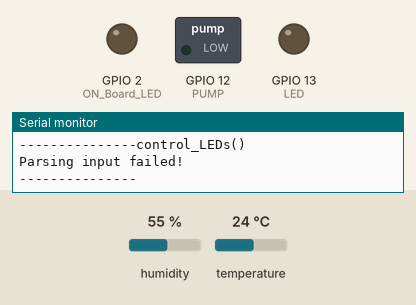
A sketch run on a simulated ESP32. Shown: switched loads named in the sketch (green lamp = pin HIGH), output pins drawn as LEDs (lit = HIGH), the last lines printed to the serial monitor. The inputs (shaded band) are chosen by the test bench; at power-on: humidity 55 %, temperature 24 °C. WiFi joins after 1.5 s; servers stay silent unless stated; uploads are accepted with an empty reply.

Above: at 6.2 s.
At 11.03 s:
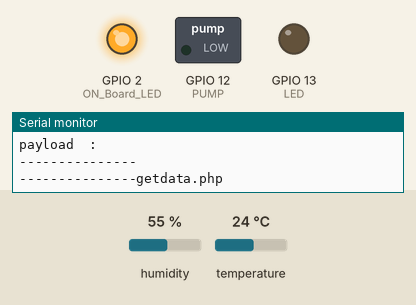
Timing chart, 0 to 11.8 s (numbered marks = the images above):
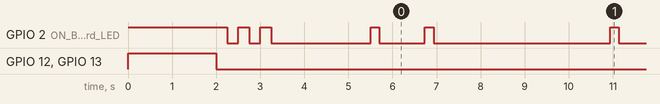

Measured:
- by itself, GPIO 2 (ON_Board_LED): HIGH → LOW at 2.3 s, → HIGH 0.25 s later, → LOW 0.25 s later, → HIGH 0.25 s later, … (97 changes in this stretch)
- by itself, everything shown: repeats every 5.4 s, in 4 steps

The sketch:

WebDesignDatabase.ino
```cpp
//>>>>>>>>>>>>>>>>>>>>>>>>>>>>>>>>>>>>>>>>>>>>>>>>>>>>>>>>>>>>>>>>>>>>>>>>>>>>>>>>>>>>>>>>> Final ESP32 MySQL Database
//======================================== Including the libraries.
#include <WiFi.h>
#include <HTTPClient.h>
#include <Arduino_JSON.h>
#include "DHT.h"
//========================================

//======================================== DHT sensor settings (DHT11).
#define DHTPIN 26 //--> Defines the Digital Pin connected to the DHT11 sensor.
#define DHTTYPE DHT11 //--> Defines the type of DHT sensor used. Here used is the DHT11 sensor.
DHT dht(DHTPIN, DHTTYPE); //--> Initialize DHT sensor.
//========================================

// Defines the Digital Pin of the "On Board LED".
#define ON_Board_LED 2

// Defines GPIO 13 as LED_1.
#define LED 13

// Defines GPIO 12 as LED_2.
#define PUMP 12

//======================================== SSID and Password of your WiFi router.
const char* ssid = "NoHope";
const char* password = "taptrunghocdi";
//========================================

//======================================== Variables for HTTP POST request data.
String postData = ""; //--> Variables sent for HTTP POST request data.
String payload = "";  //--> Variable for receiving response from HTTP POST.
//========================================

//======================================== Variables for DHT11 sensor data.
float send_Temp;
float send_Humd;
String send_Status_Read_DHT11 = "";
//========================================

//________________________________________________________________________________ Subroutine to control LEDs after successfully fetching data from database.
void control_LEDs() {
  Serial.println();
  Serial.println("---------------control_LEDs()");
  JSONVar myObject = JSON.parse(payload);

  // JSON.typeof(jsonVar) can be used to get the type of the var
  if (JSON.typeof(myObject) == "undefined") {
    Serial.println("Parsing input failed!");
    Serial.println("---------------");
    return;
  }

  if (myObject.hasOwnProperty("LED")) {
    Serial.print("myObject[\"LED\"] = ");
    Serial.println(myObject["LED"]);
  }

  if (myObject.hasOwnProperty("PUMP")) {
    Serial.print("myObject[\"PUMP\"] = ");
    Serial.println(myObject["PUMP"]);
  }

  if(strcmp(myObject["LED"], "ON") == 0)   {digitalWrite(LED, HIGH);  Serial.println("LED ON"); }
  if(strcmp(myObject["LED"], "OFF") == 0)  {digitalWrite(LED, LOW);   Serial.println("LED OFF");}
  if(strcmp(myObject["PUMP"], "ON") == 0)   {digitalWrite(PUMP, HIGH);  Serial.println("PUMP ON"); }
  if(strcmp(myObject["PUMP"], "OFF") == 0)  {digitalWrite(PUMP, LOW);   Serial.println("PUMP OFF");}

  Serial.println("---------------");
}
//________________________________________________________________________________

// ________________________________________________________________________________ Subroutine to read and get data from the DHT11 sensor.
void get_DHT11_sensor_data() {
  Serial.println();
  Serial.println("-------------get_DHT11_sensor_data()");

  // Reading temperature or humidity takes about 250 milliseconds!
  // Sensor readings may also be up to 2 seconds 'old' (its a very slow sensor)

  // Read temperature as Celsius (the default)
  send_Temp = dht.readTemperature();

  // Read Humidity
  send_Humd = dht.readHumidity();

  // Read temperature as Fahrenheit (isFahrenheit = true)
  // float ft = dht11_sensor.readTemperature(true);

  // Check if any reads failed.
  if (isnan(send_Temp) || isnan(send_Humd)) {
    Serial.println("Failed to read from DHT sensor!");
    send_Temp = 0.00;
    send_Humd = 0.00;
    send_Status_Read_DHT11 = "FAILED";
  } else {
    send_Status_Read_DHT11 = "SUCCEED";
  }

  Serial.printf("Temperature: ");
  Serial.println(String(send_Temp));
  Serial.printf("Humidity: ");
  Serial.println(String(send_Humd));
  Serial.println(send_Status_Read_DHT11);
  Serial.println("-------------");
}
// ________________________________________________________________________________

//________________________________________________________________________________ VOID SETUP()
void setup() {
  // put your setup code here, to run once:

  Serial.begin(115200); //--> Initialize serial communications with the PC.

  pinMode(ON_Board_LED,OUTPUT); //--> On Board LED port Direction output.
  pinMode(LED,OUTPUT); //--> LED port Direction output.
  pinMode(PUMP,OUTPUT); //--> PUMP port Direction output.

  digitalWrite(ON_Board_LED, HIGH); //--> Turn on Led On Board.
  digitalWrite(LED, HIGH); //--> Turn on LED.
  digitalWrite(PUMP, HIGH); //--> Turn on PUMP.

  delay(2000);

  digitalWrite(ON_Board_LED, LOW); //--> Turn off Led On Board.
  digitalWrite(LED, LOW); //--> Turn off Led LED.
  digitalWrite(PUMP, LOW); //--> Turn off Led PUMP.

  //---------------------------------------- Make WiFi on ESP32 in "STA/Station" mode and start connecting to WiFi Router/Hotspot.
  WiFi.mode(WIFI_STA);
  WiFi.begin(ssid, password);
  //----------------------------------------

  Serial.println();
  Serial.println("-------------");
  Serial.print("Connecting");

  //---------------------------------------- The process of connecting the WiFi on the ESP32 to the WiFi Router/Hotspot.
  // The process timeout of connecting ESP32 with WiFi Hotspot / WiFi Router is 20 seconds.
  // If within 20 seconds the ESP32 has not been successfully connected to WiFi, the ESP32 will restart.
  // I made this condition because on my ESP32, there are times when it seems like it can't connect to WiFi, so it needs to be restarted to be able to connect to WiFi.

  int connecting_process_timed_out = 20; //--> 20 = 20 seconds.
  connecting_process_timed_out = connecting_process_timed_out * 2;
  while (WiFi.status() != WL_CONNECTED) {
    Serial.print(".");
    //........................................ Make the On Board Flashing LED on the process of connecting to the wifi router.
    digitalWrite(ON_Board_LED, HIGH);
    delay(250);
    digitalWrite(ON_Board_LED, LOW);
    delay(250);
    //........................................

    //........................................ Countdown "connecting_process_timed_out".
    if(connecting_process_timed_out > 0) connecting_process_timed_out--;
    if(connecting_process_timed_out == 0) {
      delay(1000);
      ESP.restart();
    }
    //........................................
  }
  //----------------------------------------

  digitalWrite(ON_Board_LED, LOW); //--> Turn off the On Board LED when it is connected to the wifi router.

  //---------------------------------------- If successfully connected to the wifi router, the IP Address that will be visited is displayed in the serial monitor
  Serial.println();
  Serial.print("Successfully connected to : ");
  Serial.println(ssid);
  //Serial.print("IP address: ");
  //Serial.println(WiFi.localIP());
  Serial.println("-------------");
  //----------------------------------------

  // Setting up the DHT sensor (DHT11).
  dht.begin();

  delay(2000);
}
//________________________________________________________________________________

//________________________________________________________________________________ VOID LOOP()
void loop() {
  // put your main code here, to run repeatedly

  //---------------------------------------- Check WiFi connection status.
  if(WiFi.status()== WL_CONNECTED) {
    HTTPClient http;  //--> Declare object of class HTTPClient.
    int httpCode;     //--> Variables for HTTP return code.

    //........................................ Process to get LEDs data from database to control LEDs.
    postData = "id=esp32_01";
    payload = "";

    digitalWrite(ON_Board_LED, HIGH);
    Serial.println();
    Serial.println("---------------getdata.php");
    // In this project I use local server or localhost with XAMPP application.
    // So make sure all PHP files are "placed" or "saved" or "run" in the "htdocs" folder.
    // I suggest that you create a new folder for this project in the "htdocs" folder.
    // The "htdocs" folder is in the "xampp" installation folder.
    // The order of the folders I recommend:
    // xampp\htdocs\your_project_folder_name\phpfile.php
    //
    // ESP32 accesses the data bases at this line of code:
    // http.begin("http://REPLACE_WITH_YOUR_COMPUTER_IP_ADDRESS/REPLACE_WITH_PROJECT_FOLDER_NAME_IN_htdocs_FOLDER/getdata.php");
    // REPLACE_WITH_YOUR_COMPUTER_IP_ADDRESS = there are many ways to see the IP address, you can google it.
    //                                         But make sure that the IP address used is "IPv4 address".
    // Example : http.begin("http://192.168.0.0/ESP32_MySQL_Database/Final/getdata.php");
    http.begin("http://192.168.13.126/getdata.php");  //--> Specify request destination
    http.addHeader("Content-Type", "application/x-www-form-urlencoded");        //--> Specify content-type header

    httpCode = http.POST(postData); //--> Send the request
    payload = http.getString();     //--> Get the response payload

    Serial.print("httpCode : ");
    Serial.println(httpCode); //--> Print HTTP return code
    Serial.print("payload  : ");
    Serial.println(payload);  //--> Print request response payload

    http.end();  //--> Close connection
    Serial.println("---------------");
    digitalWrite(ON_Board_LED, LOW);
    //........................................

    // Calls the control_LEDs() subroutine.
    control_LEDs();

    delay(1000);

    // Calls the get_DHT11_sensor_data() subroutine.
    get_DHT11_sensor_data();

    //........................................ The process of sending the DHT11 sensor data and the state of the LEDs to the database.
    String LED_State = "";
    String PUMP_State = "";

    if (digitalRead(LED) == 1) LED_State = "ON";
    if (digitalRead(LED) == 0) LED_State = "OFF";
    if (digitalRead(PUMP) == 1) PUMP_State = "ON";
    if (digitalRead(PUMP) == 0) PUMP_State = "OFF";

    postData = "id=esp32_01";
    postData += "&temperature=" + String(send_Temp);
    postData += "&humidity=" + String(send_Humd);
    postData += "&status_read_sensor_dht11=" + send_Status_Read_DHT11;
    postData += "&led=" + LED_State;
    postData += "&pump=" + PUMP_State;
    payload = "";

    digitalWrite(ON_Board_LED, HIGH);
    Serial.println();
    Serial.println("---------------updateDHT11data_and_recordtable.php");
    // Example : http.begin("http://192.168.0.0/ESP32_MySQL_Database/Final/updateDHT11data_and_recordtable.php");
    http.begin("http://192.168.13.126/updateDHT11data_and_recordtable.php");  //--> Specify request destination
    http.addHeader("Content-Type", "application/x-www-form-urlencoded");  //--> Specify content-type header

    httpCode = http.POST(postData); //--> Send the request
    payload = http.getString();  //--> Get the response payload

    Serial.print("httpCode : ");
    Serial.println(httpCode); //--> Print HTTP return code
    Serial.print("payload  : ");
    Serial.println(payload);  //--> Print request response payload

    http.end();  //Close connection
    Serial.println("---------------");
    digitalWrite(ON_Board_LED, LOW);
    //........................................

    delay(4000);
  }
  //----------------------------------------
}
//________________________________________________________________________________
//<<<<<<<<<<<<<<<<<<<<<<<<<<<<<<<<<<<<<<<<<<<<<<<<<<<<<<<<<<<<<<<<<<<<<<<<<<<<<<<<<<<<<<<<<
```
